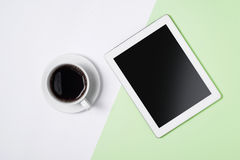
#> input picture opencv4-python/333.jpg, 240 x 160 px, found by its file name
$ python '7_Arithmetic operations on images.py'
#> lines starting #> are read from the running program, lines starting #| are printed output that depends on the picture
import numpy as np
import cv2 as cv
x = np.uint8([250])
y = np.uint8([10])
print( cv.add(x,y) ) # 250+10 = 260 => 255
print( x+y )          # 250+10 = 260 % 256 = 4
# OpenCV加法和Numpy加法之间有区别。OpenCV加法是饱和运算，而Numpy加法是模运算
#%%   图像融合
import numpy as np
import cv2 as cv
path = r'D:\Laboratory\Study\Computer Vision\opencv4-python\333.jpg'
path1 = r'D:\Laboratory\Study\Computer Vision\opencv4-python\22.jpg'
img1 = cv.imread(path)
#> img1 is the input picture: shape (160, 240, 3); mean B, G, R 189.1, 198.1, 191
img2 = cv.imread(path1)
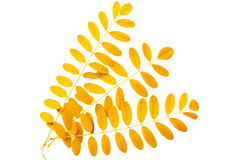
#> input picture opencv4-python/22.jpg, 240 x 160 px, found by its file name
#> img2 is the input picture: shape (160, 240, 3); mean B, G, R 200.2, 238.3, 252.1
# cv.imshow('img1',img1)
# cv.imshow('img2',img2)
dst = cv.addWeighted(img1,0.7,img2,0.3,0)
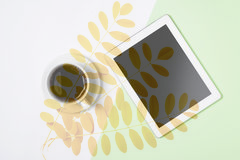
#> dst: shape (160, 240, 3); mean B, G, R 192.4, 210.1, 209.3
cv.imshow('dst',dst)
cv.waitKey(0)
cv.destroyAllWindows()

#%% 换位运算
# 加载两张图片
img1 = cv.imread('messi5.jpg')
img2 = cv.imread('opencv-logo-white.png')
# 我想把logo放在左上角，所以我创建了ROI
#> (the run stopped early here; a loop or call above may not have finished)
